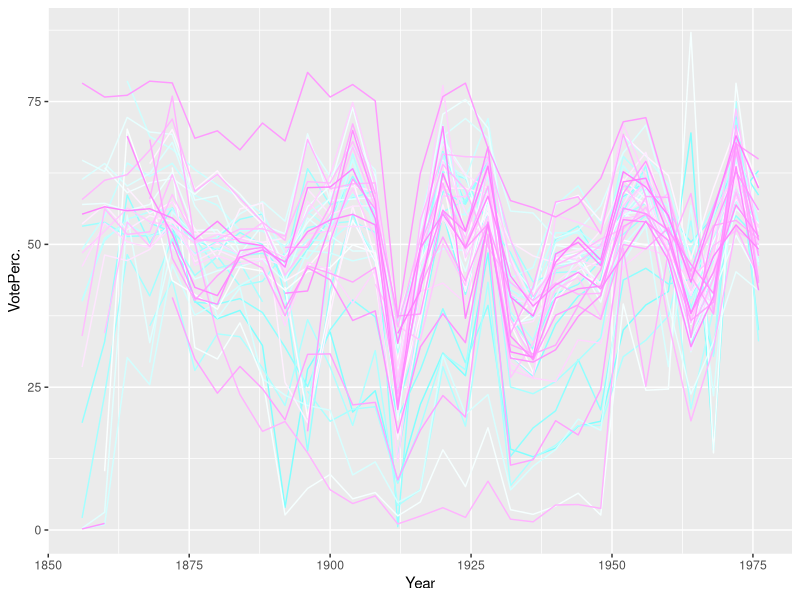
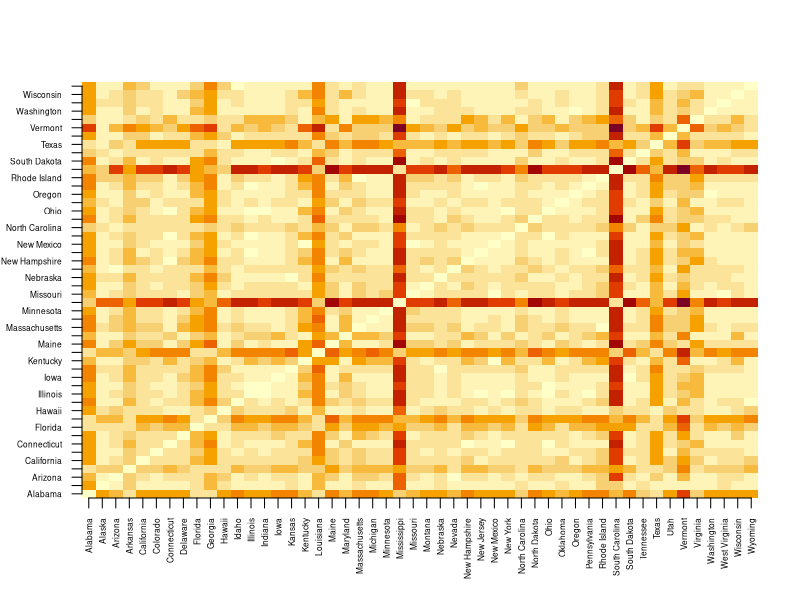

Write the R code that produced these figures, in order.
## ---- chunk 1
knitr::opts_chunk$set(echo = TRUE)
## ---- chunk 2
votes.repub <- cluster::votes.repub
## ---- chunk 3
library(ggplot2)
votes <- reshape2::melt(t(votes.repub))

votes$Var1 <- sub(pattern = "X", 
                replacement = "", x=votes$Var1)
votes$Var1 <- strtoi(votes$Var1)
colnames(votes) <- c('Year',  'State', 'VotePerc.')

ggplot(votes, aes(x=Year)) + 
  geom_line(aes(y=VotePerc., col=State)) +
  theme(legend.position = "none")+
  scale_color_manual(values=cm.colors(50))
#
## ---- chunk 4
asinTransform <- function(p) { asin(sqrt(p/100.)) }

d_votes <- dist(asinTransform(votes.repub))

dim <- nrow(votes.repub)
image(1:dim, 1:dim, as.matrix(d_votes), axes = FALSE, xlab="", ylab="")

axis(1, 1:dim, rownames(votes.repub), cex.axis = 0.5, las=3)
axis(2, 1:dim, rownames(votes.repub), cex.axis = 0.5, las=1)
